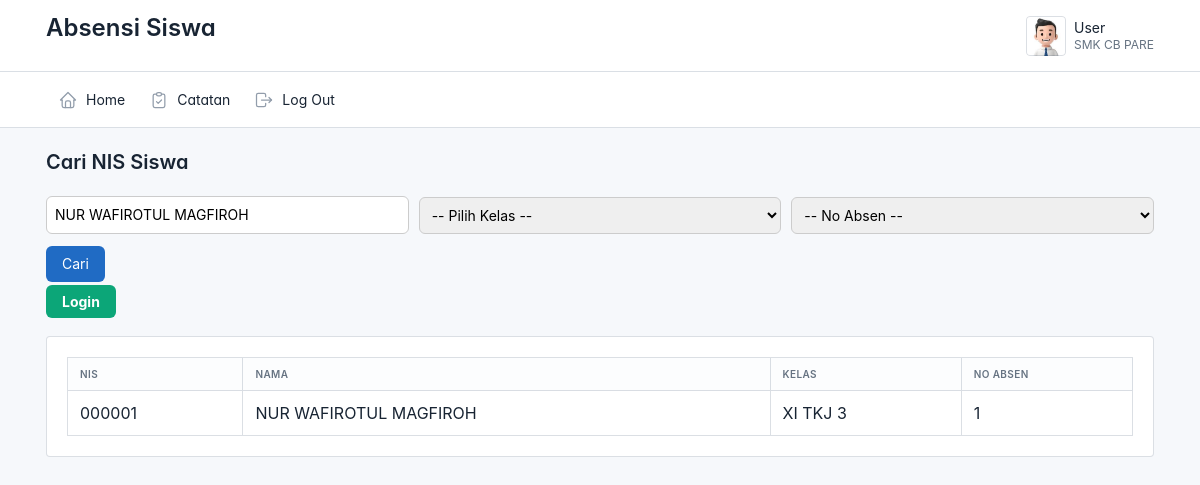
/siswa/cari_nis/cari_nis.php?nama=NUR WAFIROTUL MAGFIROH, run on the app's committed database.
### tables this page shows
CREATE TABLE `siswa` (
  `id` int(11) NOT NULL,
  `nis` varchar(225) NOT NULL,
  `no_absen` varchar(2) NOT NULL,
  `nama` varchar(225) NOT NULL,
  `kelas` varchar(50) NOT NULL,
  `jenis_kelamin` varchar(20) NOT NULL,
  `alamat` varchar(20) NOT NULL,
  `no_handphone` varchar(50) NOT NULL,
  `lokasi_presensi` varchar(50) NOT NULL,
  `foto` varchar(67) NOT NULL,
  `status` varchar(12) NOT NULL
);

### siswa/cari_nis/cari_nis.php (the view, shortened to what this page needs)
<?php
include('../layout/header.php');
require_once('../../config.php');
?>
<div class="page-body">
  <div class="container-xl">
    <h2 class="page-title mb-4">Cari NIS Siswa</h2>
    <form method="GET" class="search-form mb-4">
      <div class="search-grid">
        <input type="text" name="nama" placeholder="Nama Siswa (HURUF KAPITAL)" value="<?= isset($_GET['nama']) ? htmlspecialchars($_GET['nama']) : '' ?>">
        <select name="kelas">
          <option value="">-- Pilih Kelas --</option>
        </select>
        <select name="no_absen">
          <option value="">-- No Absen --</option>
        </select>
      </div>
      <div style="margin-top: 12px;">
        <button type="submit" class="btn-cari">Cari</button>
      </div>
      <?php if (!isset($_SESSION['user'])): ?>
        <div style="margin-top: 10px;">
          <a href="../../login.php" class="btn-login">Login</a>
        </div>
      <?php endif; ?>
    </form>
    <?php
    if (isset($_GET['nama']) || isset($_GET['kelas']) || isset($_GET['no_absen'])) {
      $nama = mysqli_real_escape_string($conection, $_GET['nama']);
      $query = "SELECT * FROM siswa WHERE 1=1";
      if (!empty($nama)) $query .= " AND nama LIKE '%$nama%'";
      $result = mysqli_query($conection, $query);
      if (mysqli_num_rows($result) > 0) {
        echo "<div class='card'><div class='card-body'><div class='table-responsive'><table class='table table-bordered'><thead><tr><th>NIS</th><th>Nama</th><th>Kelas</th><th>No Absen</th></tr></thead><tbody>";
        while ($siswa = mysqli_fetch_array($result)) {
          echo "<tr>
                  <td>{$siswa['nis']}</td>
                  <td>{$siswa['nama']}</td>
                  <td>{$siswa['kelas']}</td>
                  <td>{$siswa['no_absen']}</td>
                </tr>";
        }
        echo "</tbody></table></div></div></div>";
      } else {
        echo "<p>Tidak ada hasil ditemukan.</p>";
      }
    }
    ?>
  </div>
</div>
<?php include('../layout/foother.php'); ?>

### siswa/layout/header.php (style rules this page uses)
:root { --tblr-font-sans-serif: 'Inter Var', -apple-system, BlinkMacSystemFont, San Francisco, Segoe UI, Roboto, Helvetica Neue, sans-serif; }
body { font-feature-settings: "cv03", "cv04", "cv11"; }

### siswa/cari_nis/cari_nis.php (style rules this page uses)
.search-grid { display: flex; flex-wrap: wrap; gap: 10px; align-items: center; }
.search-grid input, .search-grid select { padding: 8px; border-radius: 6px; border: 1px solid #ccc; flex: 1 1 200px; }
.btn-cari { padding: 8px 16px; background-color: #206bc4; color: white; border: none; border-radius: 6px; cursor: pointer; }
.btn-login { padding: 8px 16px; background-color: #0ca678; color: white; border: none; border-radius: 6px; text-decoration: none; font-weight: bold; }

### data on the page
siswa: nis "000001", nama "NUR WAFIROTUL MAGFIROH", kelas "XI TKJ 3", no_absen "1"

### other printed values
$nama "User"
